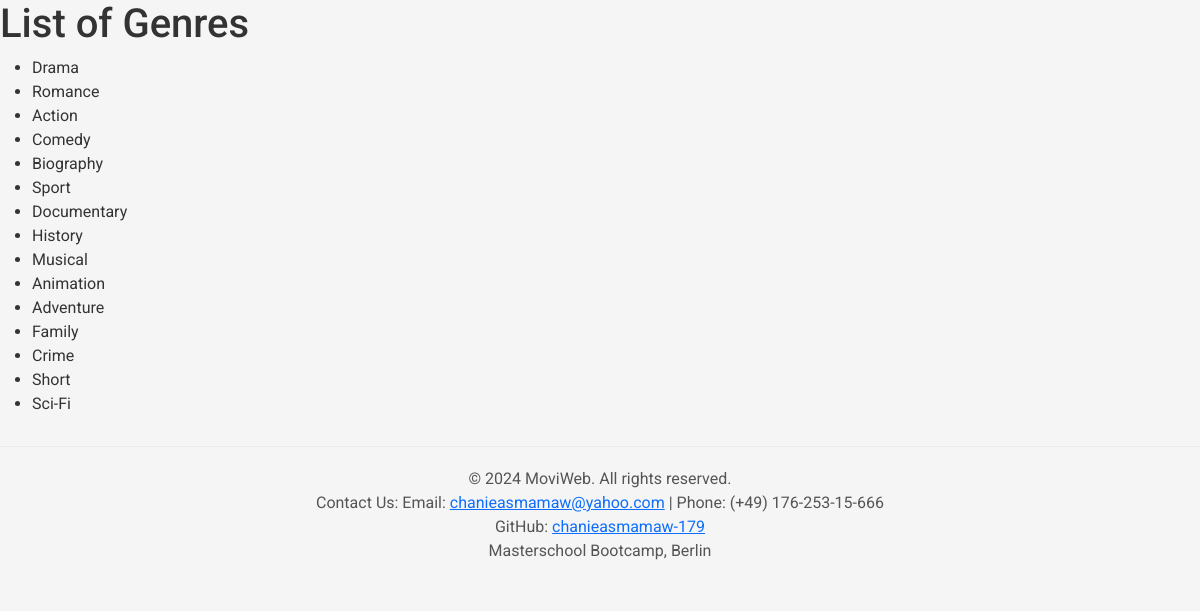
Before: /list_genres with the older database file.
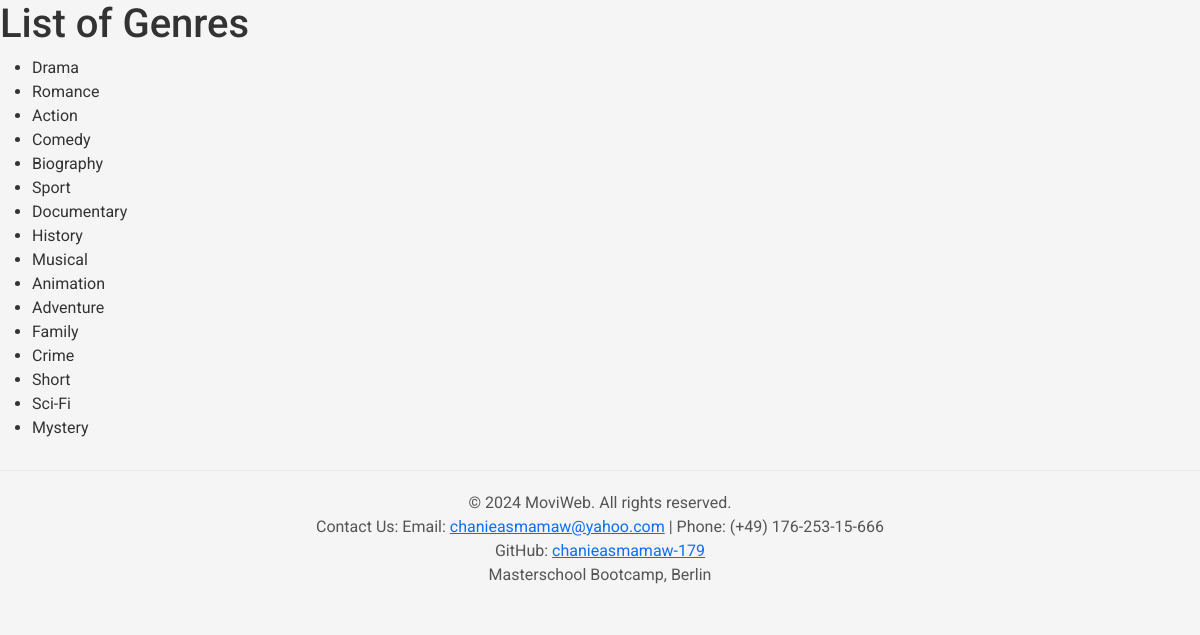
After: the same page with the newer database file.
### main.py (models this page shows, shortened)
class Genre(db.Model):
    __tablename__ = 'genres'
    id = Column(Integer, primary_key=True)
    name = Column(String, nullable=False)
    movies = relationship("Movie", secondary=movie_genre_association, back_populates="genres")

### main.py (the view)
@app.route('/list_genres', methods=['GET'])
def list_genres():
    genres = db.session.query(Genre).all()
    return render_template('list_genres.html', genres=genres)

### templates/list_genres.html (shortened to what this page needs)
<!DOCTYPE html>
<html lang="en">
<head>
    <link href="https://cdn.jsdelivr.net/npm/bootstrap@5.3.3/dist/css/bootstrap.min.css" rel="stylesheet">
</head>
<body>
    <h1>List of Genres</h1>
    <ul>
        {% for genre in genres %}
            <li>{{ genre.name }}</li>
        {% endfor %}
    </ul>
    <footer>
        <p>© 2024 MoviWeb. All rights reserved.</p>
        <p>Contact Us: Email: <a href="mailto:chanieasmamaw@yahoo.com">chanieasmamaw@yahoo.com</a> | Phone: (+49) 176-253-15-666</p>
        <p>GitHub: <a href="https://github.com/chanieasmamaw-179">chanieasmamaw-179</a></p>
        <p>Masterschool Bootcamp, Berlin</p>
    </footer>
</body>
</html>

Changed rows visible on the page:
added Genre: name "Mystery"
